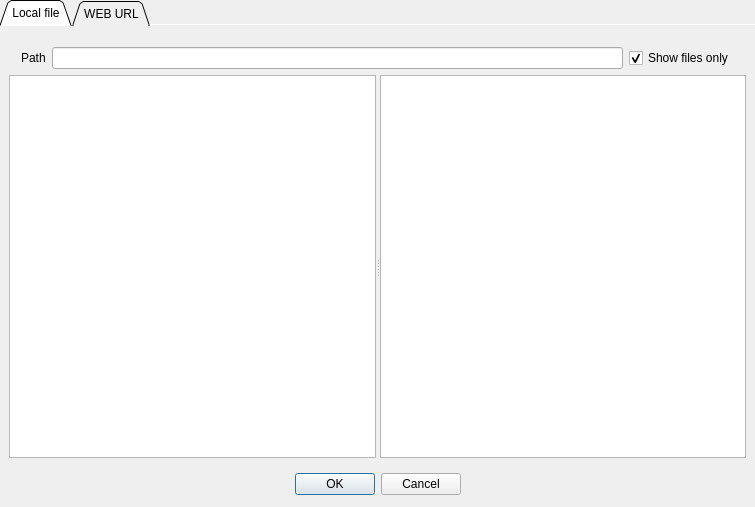
<?xml version="1.0" encoding="UTF-8"?>
<ui version="4.0">
 <class>OpenFileWnd</class>
 <widget class="QDialog" name="OpenFileWnd">
  <property name="geometry">
   <rect>
    <x>0</x>
    <y>0</y>
    <width>755</width>
    <height>507</height>
   </rect>
  </property>
  <property name="windowTitle">
   <string>Dialog</string>
  </property>
  <layout class="QVBoxLayout" name="verticalLayout">
   <property name="leftMargin">
    <number>0</number>
   </property>
   <property name="topMargin">
    <number>0</number>
   </property>
   <property name="rightMargin">
    <number>0</number>
   </property>
   <property name="bottomMargin">
    <number>12</number>
   </property>
   <item>
    <widget class="QTabWidget" name="tabWidget">
     <property name="tabPosition">
      <enum>QTabWidget::North</enum>
     </property>
     <property name="tabShape">
      <enum>QTabWidget::Triangular</enum>
     </property>
     <property name="currentIndex">
      <number>0</number>
     </property>
     <property name="elideMode">
      <enum>Qt::ElideLeft</enum>
     </property>
     <property name="documentMode">
      <bool>true</bool>
     </property>
     <property name="tabsClosable">
      <bool>false</bool>
     </property>
     <property name="movable">
      <bool>false</bool>
     </property>
     <widget class="QWidget" name="fileTab">
      <attribute name="title">
       <string>Local file</string>
      </attribute>
      <layout class="QVBoxLayout" name="verticalLayout_5">
       <property name="leftMargin">
        <number>0</number>
       </property>
       <property name="topMargin">
        <number>0</number>
       </property>
       <property name="rightMargin">
        <number>0</number>
       </property>
       <property name="bottomMargin">
        <number>0</number>
       </property>
       <item>
        <widget class="QFrame" name="verticalFrame">
         <layout class="QVBoxLayout" name="verticalLayout_2" stretch="0,1">
          <property name="sizeConstraint">
           <enum>QLayout::SetDefaultConstraint</enum>
          </property>
          <item>
           <widget class="QWidget" name="widget" native="true">
            <layout class="QGridLayout" name="gridLayout_2">
             <property name="leftMargin">
              <number>12</number>
             </property>
             <property name="topMargin">
              <number>12</number>
             </property>
             <property name="rightMargin">
              <number>12</number>
             </property>
             <property name="bottomMargin">
              <number>0</number>
             </property>
             <item row="0" column="1">
              <widget class="QLineEdit" name="pathInput">
               <property name="focusPolicy">
                <enum>Qt::ClickFocus</enum>
               </property>
               <property name="frame">
                <bool>true</bool>
               </property>
               <property name="dragEnabled">
                <bool>true</bool>
               </property>
              </widget>
             </item>
             <item row="0" column="0">
              <widget class="QLabel" name="label_2">
               <property name="text">
                <string>Path</string>
               </property>
              </widget>
             </item>
             <item row="0" column="2">
              <widget class="QCheckBox" name="isFilesOnly">
               <property name="text">
                <string>Show files only</string>
               </property>
               <property name="checked">
                <bool>true</bool>
               </property>
              </widget>
             </item>
            </layout>
           </widget>
          </item>
          <item>
           <widget class="QFrame" name="frame_2">
            <property name="frameShape">
             <enum>QFrame::NoFrame</enum>
            </property>
            <property name="frameShadow">
             <enum>QFrame::Raised</enum>
            </property>
            <layout class="QVBoxLayout" name="verticalLayout_6">
             <property name="leftMargin">
              <number>0</number>
             </property>
             <property name="topMargin">
              <number>0</number>
             </property>
             <property name="rightMargin">
              <number>0</number>
             </property>
             <property name="bottomMargin">
              <number>0</number>
             </property>
             <item>
              <widget class="QSplitter" name="splitter">
               <property name="orientation">
                <enum>Qt::Horizontal</enum>
               </property>
               <widget class="QTreeView" name="treeView"/>
               <widget class="QListView" name="listView">
                <property name="dragDropOverwriteMode">
                 <bool>true</bool>
                </property>
                <property name="dragDropMode">
                 <enum>QAbstractItemView::DropOnly</enum>
                </property>
               </widget>
              </widget>
             </item>
            </layout>
           </widget>
          </item>
         </layout>
        </widget>
       </item>
      </layout>
     </widget>
     <widget class="QWidget" name="webTab">
      <attribute name="title">
       <string>WEB URL</string>
      </attribute>
      <layout class="QVBoxLayout" name="verticalLayout_4">
       <item>
        <layout class="QVBoxLayout" name="verticalLayout_3">
         <item>
          <widget class="QWidget" name="widget" native="true">
           <layout class="QGridLayout" name="gridLayout">
            <item row="0" column="2">
             <widget class="QLineEdit" name="webUri"/>
            </item>
            <item row="0" column="0">
             <widget class="QLabel" name="label">
              <property name="text">
               <string>URL</string>
              </property>
             </widget>
            </item>
            <item row="1" column="2">
             <spacer name="verticalSpacer">
              <property name="orientation">
               <enum>Qt::Vertical</enum>
              </property>
              <property name="sizeHint" stdset="0">
               <size>
                <width>20</width>
                <height>40</height>
               </size>
              </property>
             </spacer>
            </item>
            <item row="0" column="3">
             <widget class="QToolButton" name="clearBtn">
              <property name="text">
               <string>X</string>
              </property>
             </widget>
            </item>
           </layout>
          </widget>
         </item>
        </layout>
       </item>
      </layout>
     </widget>
    </widget>
   </item>
   <item>
    <widget class="QDialogButtonBox" name="buttonBox">
     <property name="orientation">
      <enum>Qt::Horizontal</enum>
     </property>
     <property name="standardButtons">
      <set>QDialogButtonBox::Cancel|QDialogButtonBox::Ok</set>
     </property>
     <property name="centerButtons">
      <bool>true</bool>
     </property>
    </widget>
   </item>
  </layout>
 </widget>
 <resources/>
 <connections>
  <connection>
   <sender>buttonBox</sender>
   <signal>accepted()</signal>
   <receiver>OpenFileWnd</receiver>
   <slot>accept()</slot>
   <hints>
    <hint type="sourcelabel">
     <x>218</x>
     <y>485</y>
    </hint>
    <hint type="destinationlabel">
     <x>157</x>
     <y>274</y>
    </hint>
   </hints>
  </connection>
  <connection>
   <sender>buttonBox</sender>
   <signal>rejected()</signal>
   <receiver>OpenFileWnd</receiver>
   <slot>reject()</slot>
   <hints>
    <hint type="sourcelabel">
     <x>286</x>
     <y>491</y>
    </hint>
    <hint type="destinationlabel">
     <x>286</x>
     <y>274</y>
    </hint>
   </hints>
  </connection>
  <connection>
   <sender>clearBtn</sender>
   <signal>clicked()</signal>
   <receiver>webUri</receiver>
   <slot>clear()</slot>
   <hints>
    <hint type="sourcelabel">
     <x>709</x>
     <y>58</y>
    </hint>
    <hint type="destinationlabel">
     <x>607</x>
     <y>58</y>
    </hint>
   </hints>
  </connection>
 </connections>
</ui>
